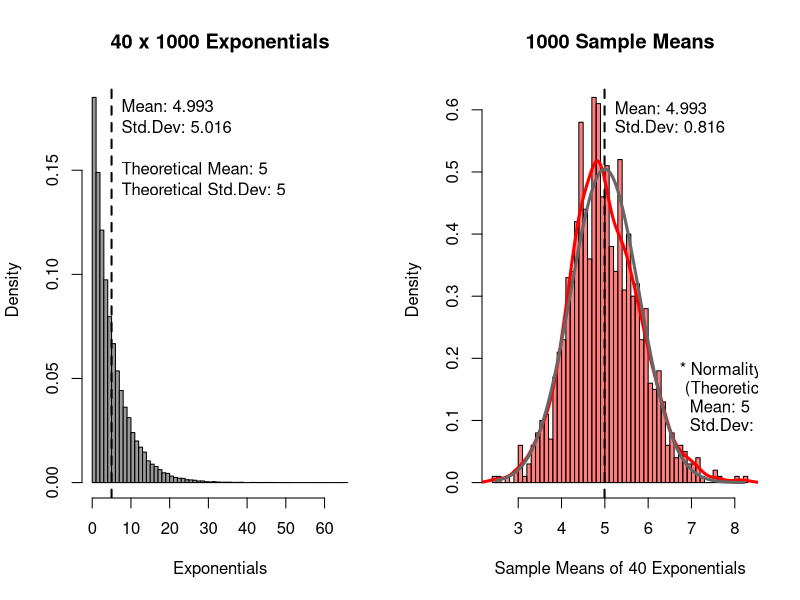
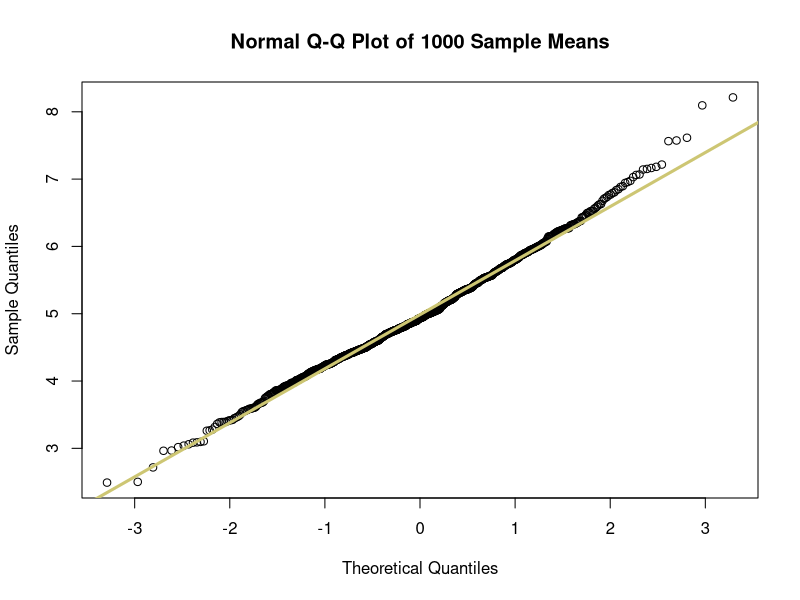
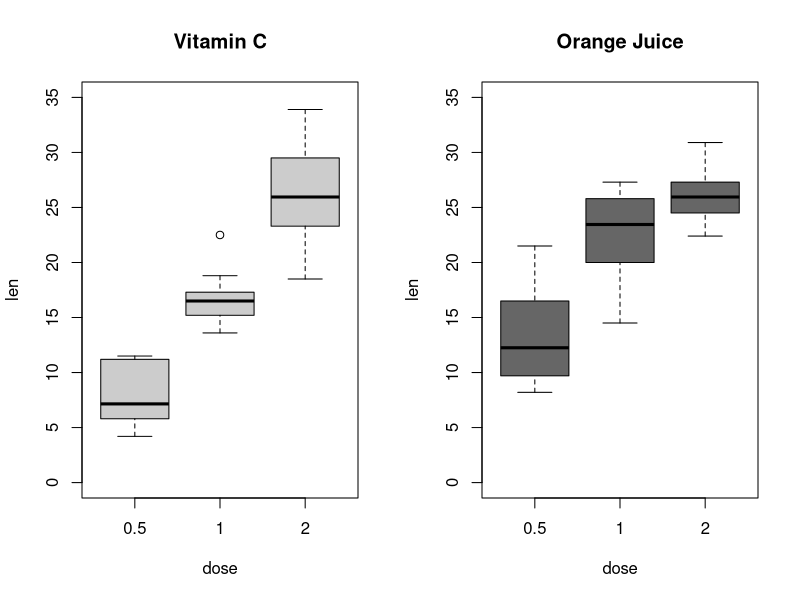
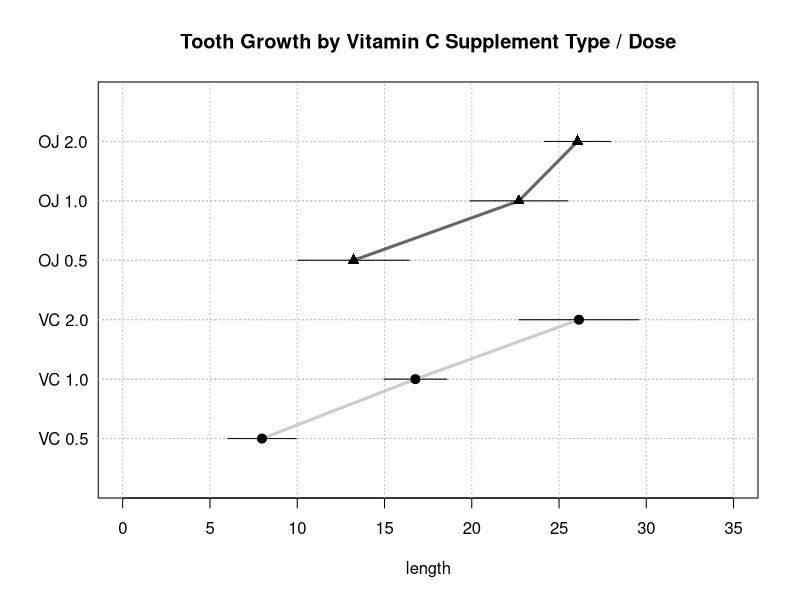

Here is the R script that generated these plots, in order:
#----------------------------------PART 1--------------------------------------#
#------------------------------------------------------------------------------#
# Set basic properties

set.seed(9) # set seed number for reproducibility
lambda <- 0.2 # set lambda 0.2
n <- 40
mean.theory <- 1 / lambda # calculate mean of exponential distribution
sd.theory <- 1 / lambda # calculate std.dev of exponential distribution
se.theory <- sd.theory / sqrt(n) # theoretical std.dev. of 
                                           # 40 sample means with C.L.T.
#------------------------------------------------------------------------------#


#------------------------------------------------------------------------------#
# Simulation
samples <- vector() 
for (i in 1:1000){
        samples <- c(samples, rexp(n, lambda))
        } # get 40 * 1000 exponentials  
sample.matrix <- matrix(samples, n, 1000) # transform into matrix(40, 1000)
mean.1000 <- apply(sample.matrix, 2, mean) # 1000 sample means
#------------------------------------------------------------------------------#


#------------------------------------------------------------------------------#
# create tables for comparison
## sample-theory comparison
tab1 <- as.table(rbind(c(mean.theory, sd.theory), 
                       c(mean(samples), sd(samples))))
dimnames(tab1) <- list(c("Theory", "Samples"), c("Mean", "Std.Dev"))
tab1 # knitr::kable(tab1)

## sampling(sample means)-theory comparison
tab2 <- as.table(rbind(c(mean.theory, se.theory), 
                       c(mean(mean.1000), sd(mean.1000))))
dimnames(tab2) <- list(c("Theory", "Samplings"), c("Mean", "Std.Dev"))
tab2 # knitr::kable(tab2)
#------------------------------------------------------------------------------#


#------------------------------------------------------------------------------#

# {r, fig.height = 5, fig.width = 10}
# Create density plots
par(mfrow = c(1,2)) 

## plot 40 * 1000 samples
hist(samples, breaks = 50, col = "grey60", xlab = "Exponentials",
     main = "40 x 1000 Exponentials", prob = TRUE)
abline(v = mean(samples), lwd=2, lty=2)
text(5, 0.18, pos=4, labels=paste("Mean:", round(mean(samples),3)))
text(5, 0.17, pos=4, labels=paste("Std.Dev:", round(sd(samples),3)))
text(5, 0.15, pos=4, labels=paste("Theoretical Mean:", mean.theory))
text(5, 0.14, pos=4, labels=paste("Theoretical Std.Dev:", sd.theory))

## plot 1000 sample means
hist(mean.1000, breaks = 50, col = rgb(1,0,0,0.5), 
     xlab = "Sample Means of 40 Exponentials",
     main = "1000 Sample Means", prob = TRUE)
abline(v = mean(mean.1000), lwd=2, lty=2)
lines(density(mean.1000), col="red", lwd=3)
text(5, 0.6, pos=4, labels=paste("Mean:", round(mean(mean.1000),3)))
text(5, 0.57, pos=4, labels=paste("Std.Dev:", round(sd(mean.1000),3)))

### add a theoretical normal distribution line
x <- seq(min(mean.1000), max(mean.1000), length = 1000)
density <- dnorm(x, mean = mean.theory, sd = se.theory)
lines(x, density, lwd=3, col = "grey40") 
text(6.5, 0.18, pos=4, labels="* Normality Curve")
text(6.5, 0.15, pos=4, labels=" (Theoretical)")
text(6.5, 0.12, pos=4, labels=paste("  Mean:", mean.theory))
text(6.5, 0.09, pos=4, labels=paste("  Std.Dev:", round(se.theory,3)))
par(mfrow = c(1,1)) 
#------------------------------------------------------------------------------#


#------------------------------------------------------------------------------#
# Normality Tests

# {r, fig.height = 5, fig.width = 5}
## QQplot
qqnorm(mean.1000, main="Normal Q-Q Plot of 1000 Sample Means")
qqline(mean.1000, lwd=3, col="khaki3")

## Shapiro-Wilk Normality Test
shapiro.test(mean.1000) # fails because of the flaws of the test mechanism
#------------------------------------------------------------------------------#


#----------------------------------PART 2--------------------------------------#
#------------------------------------------------------------------------------#
data("ToothGrowth") # load data

# overview of data
str(ToothGrowth)
summary(ToothGrowth)

# boxplot for overview
par(mfrow=c(1,2))
boxplot(len~dose, ToothGrowth[1:30,], main = "Vitamin C", ylim = c(0, 35),
        col="grey80")

boxplot(len~dose, ToothGrowth[31:60,], main = "Orange Juice", ylim=c(0, 35),
        col="grey40")
par(mfrow=c(1,1))

# Calculate mean and C.I. for each dose and supplement
tiny <- data.frame(ToothGrowth$len[1:10], ToothGrowth$len[11:20], 
                   ToothGrowth$len[21:30], ToothGrowth$len[31:40], 
                   ToothGrowth$len[41:50], ToothGrowth$len[51:60])

colnames(tiny) <- c("VC 0.5", "VC 1.0", "VC 2.0", "OJ 0.5", "OJ 1.0", "OJ 2.0")
means <- apply(tiny, 2, mean) # calculate means
sds <- apply(tiny, 2, sd) # calculate standard deviations

# calculate confidence intervals
ci.upper <- means + qt(.975, 9, lower.tail = TRUE) * sds/sqrt(10)
ci.lower <- means + qt(.025, 9, lower.tail = TRUE) * sds/sqrt(10)
#------------------------------------------------------------------------------#


#------------------------------------------------------------------------------#
# tabulate data
tab3 <- as.table(cbind(c(means[1],means[2],means[3],means[4],means[5],means[6]), 
                       c(sds[1], sds[2], sds[3], sds[4], sds[5], sds[6])))
dimnames(tab3) <- list("Types" = c("VC 0.5", "VC 1.0", "VC 2.0",
                                   "OJ 0.5", "OJ 1.0", "OJ 2.0"),
                       c("Mean", "Std.Dev"))
tab3 # knitr::kable(tab3)
#------------------------------------------------------------------------------#


#------------------------------------------------------------------------------#
# plot means
dotchart(means, pch=c(rep(19, 3), rep(17,3)), 
         xlim=c(0, 35), xlab = "length", 
         main = "Tooth Growth by Vitamin C Supplement Type / Dose")
abline(h=1:6, v=(c(0:7)*5), col="gray", lty=3)
# add confidence intervals
for(i in 1:6){lines(x=c(ci.lower[i], ci.upper[i]), y=c(i,i))}
lines(means[1:3], y=c(1:3), col="grey80", lwd=3)
lines(means[4:6], y=c(4:6), col="grey40", lwd=3)
points(means, y=c(1:6), pch=c(rep(19, 3), rep(17,3)), cex=1.2)
#------------------------------------------------------------------------------#


#------------------------------------------------------------------------------#
# hypothesis test for each level of dose
## H0 : mean difference = 0
## H1 : mean difference != 0

# Test 1: 0.5 VC / OJ
mean.diff05 <- means[4] - means[1]
sd.diff05 <- sqrt(sds[1]^2/10 + sds[4]^2/10)
p.value05 <- pt(mean.diff05/sd.diff05, 18, lower.tail = FALSE) * 2 

# Test 2: 1.0 VC / OJ
mean.diff10 <- means[5] - means[2]
sd.diff10 <- sqrt(sds[2]^2/10 + sds[5]^2/10)
p.value10 <- pt(mean.diff10/sd.diff10, 18, lower.tail = FALSE) * 2

# Test 3: 2.0 VC / OJ
mean.diff20 <- means[6] - means[3]
sd.diff20 <- sqrt(sds[3]^2/10 + sds[6]^2/10)
p.value20 <- pt(mean.diff20/sd.diff20, 18, lower.tail = TRUE) * 2
#------------------------------------------------------------------------------#


#------------------------------------------------------------------------------#
# tabulate
row1 <- c(means[4], means[1], mean.diff05, mean.diff05/sd.diff05, 18, p.value05)
row2 <- c(means[5], means[2], mean.diff10, mean.diff10/sd.diff10, 18, p.value10)
row3 <- c(means[6], means[3], mean.diff20, mean.diff20/sd.diff20, 18, p.value20)
tab4 <- as.table(rbind(row1, row2, row3))
dimnames(tab4) <- list("dose"= c("0.5mg/day", "1.0mg/day", "2.0mg/day"), 
                       c("OJ mean", "VC mean", "difference", "t-stat",
                         "df", "p-value"))
tab4 <- round(tab4, 3)
tab4 # knitr::kable(tab4)
#------------------------------------------------------------------------------#